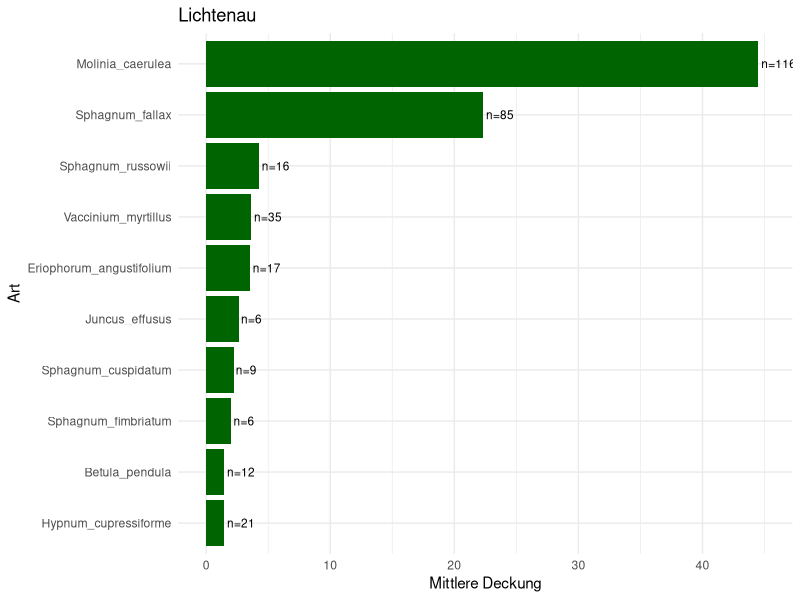
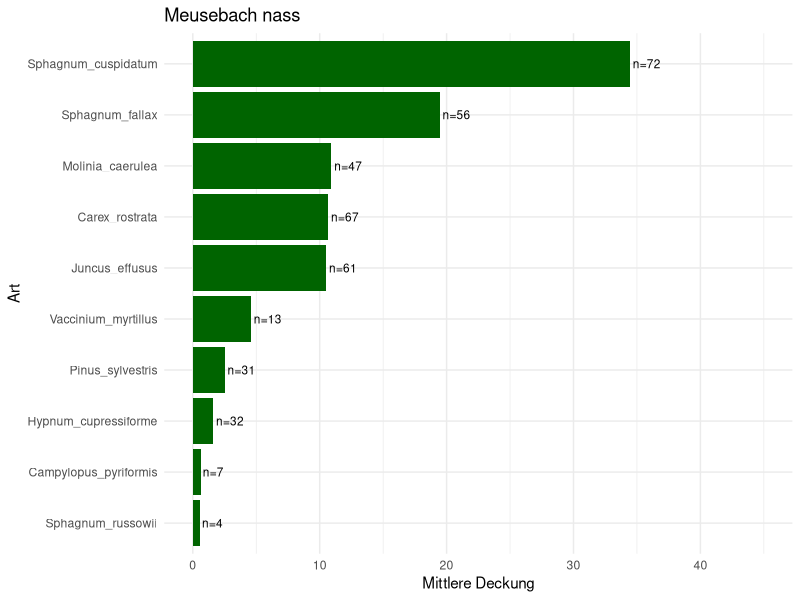
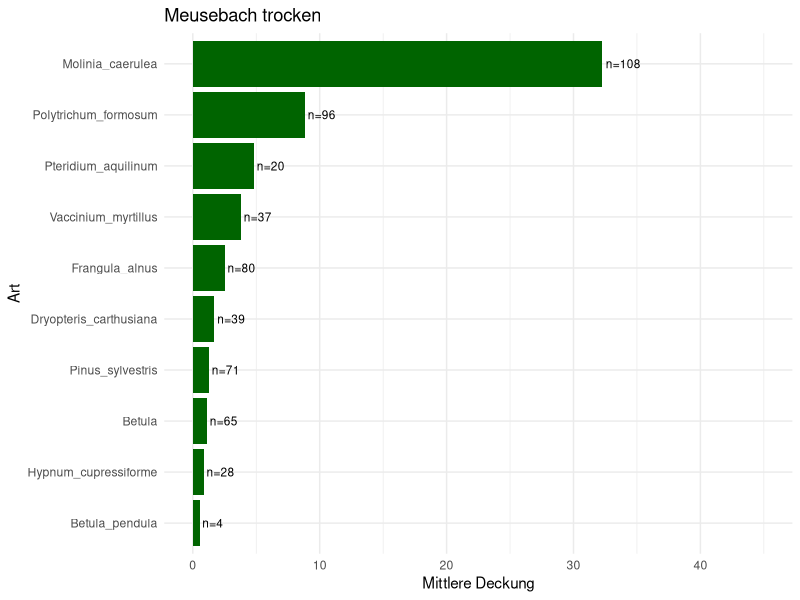

The R script that drew these images, in order: (Note: this script raises an error after producing the figures.)
## ---- chunk 1
library(tidyverse)
library(readxl)
library(writexl)
library(vegan)
library(ggplot2)
## ---- chunk 2
#| label: read data
#| output: true
vegdata <- read.csv("data_sorted_test - Kopie.csv")
str(vegdata)
#spalten anders ordnen
vegdata <- vegdata %>%
  relocate(Transekt, Transektnummer, .after = Name)
str(vegdata)
## ---- chunk 3
#| label: convert to long format
#| output: false

#Umwandeln zu Long format: 0-Werte bleiben erhalten

rownames(vegdata) <- vegdata$Name 
vegdata$Name <- NULL 
ncol(vegdata) 
str(vegdata)
art_cols <- grep("_(TL|HL|ML|SL)$", names(vegdata), value = TRUE)
veg_long <- vegdata %>%
  rownames_to_column("Name") %>%
  pivot_longer(cols = all_of(art_cols), names_to = "Art_full", values_to = "Deckung") %>% 
  tidyr::separate(Art_full, into = c("Art", "Schicht"), sep = "_(?=[A-Z]{1,2}$)")
#sep trennt die Schicht sauber ab, da Arten als Gattung_Epitheton_Schicht vorliegen
str(veg_long)
## ---- chunk 4
#| label: create subsets

#subsets für jede fläche machen
Lic_subset <- subset(veg_long, site == "Lic")
MN_subset <- subset(veg_long, site =="Meu_nass")
MT_subset <- subset(veg_long, site =="Meu_trock")

## ---- chunk 5
#mittlere Deckungen
p1 <- Lic_subset %>%
  group_by(Art) %>%
  summarise(
    mean_deckung = mean(Deckung, na.rm = TRUE),
    n = sum(Deckung > 0)
  ) %>%
  arrange(desc(mean_deckung)) %>%
  slice_head(n = 10) %>%
  ggplot(aes(x = reorder(Art, mean_deckung), y = mean_deckung)) +
  geom_col(fill = "darkgreen") +
  geom_text(aes(label = paste0("n=", n)),
            hjust = -0.1, size = 3) +
  coord_flip() +
  scale_y_continuous(limits = c(0, 45))+
  labs(
    x = "Art",
    y = "Mittlere Deckung",
    title = "Lichtenau"
  ) +
  theme_minimal()

p2 <- MN_subset %>%
  group_by(Art) %>%
  summarise(
    mean_deckung = mean(Deckung, na.rm = TRUE),
    n = sum(Deckung > 0)
  ) %>%
  arrange(desc(mean_deckung)) %>%
  slice_head(n = 10) %>%
  ggplot(aes(x = reorder(Art, mean_deckung), y = mean_deckung)) +
  geom_col(fill = "darkgreen") +
  geom_text(aes(label = paste0("n=", n)),
            hjust = -0.1, size = 3) +
  coord_flip() +
  scale_y_continuous(limits = c(0, 45))+
  labs(
    x = "Art",
    y = "Mittlere Deckung",
    title = "Meusebach nass"
  ) +
  theme_minimal()

p3 <- MT_subset %>%
  group_by(Art) %>%
  summarise(
    mean_deckung = mean(Deckung, na.rm = TRUE),
    n = sum(Deckung > 0)
  ) %>%
  arrange(desc(mean_deckung)) %>%
  slice_head(n = 10) %>%
  ggplot(aes(x = reorder(Art, mean_deckung), y = mean_deckung)) +
  geom_col(fill = "darkgreen") +
  geom_text(aes(label = paste0("n=", n)),
            hjust = -0.1, size = 3) +
  coord_flip() +
  scale_y_continuous(limits = c(0, 45))+
  labs(
    x = "Art",
    y = "Mittlere Deckung",
    title = "Meusebach trocken"
  ) +
  theme_minimal()

p_all <- (p1/p2/p3)+plot_annotation(
    title = "Top 10 Arten nach mittlerer Deckung",
    theme = theme(plot.title = element_text(size = 18, face = "bold", hjust = 0.5)))
ggsave("top10_deckung.png", p_all,
       width = 14, height = 6, dpi = 300)

## ---- chunk 6
layer_deckung <- veg_long %>%
  group_by(site, Schicht) %>%
  summarise(Deckung = mean(Deckung, na.rm = TRUE), .groups = "drop") %>%
  group_by(site) %>%
  mutate(prop = Deckung / sum(Deckung))
str(layer_deckung)

layer_deckung$Schicht <- factor(
  layer_deckung$Schicht,
  levels = c("TL", "SL", "HL", "ML")
)
  
ggplot(layer_deckung, aes(x = site, y = prop, fill = Schicht)) +
  geom_col() +
  labs(y = "Anteil der Deckung", x = NULL) +
  theme_minimal()
## ---- chunk 7
# Zeigerwerte von GBIF
zeigerwerte <- read.table("dwca-zeigerwerte-v1.2/ellenberg.txt",sep = "\t", header = TRUE)
zeigerwerte <- zeigerwerte %>%
  rename(gbif_name = id)
# Liste meiner Arten, Artnamen für GBIF-Artnamen angepasst
mapping <- read_xlsx("artenliste_mapping.xlsx")

# Tabellen zusammenführen
zeiger_mapped <- zeigerwerte %>%
  inner_join(mapping, by = "gbif_name") %>%
  select(gbif_name, my_name, light, temperature, continental, wetness, alkalinity, nitrogen, salinity)

# Tabelle aufräumen
zeiger_mapped <- zeiger_mapped %>%
  mutate(across(
    c(light, temperature, continental, wetness, alkalinity, nitrogen, salinity),
    ~ str_remove_all(.x, "[~()xX=]") %>%
      as.numeric()
  ))
zeiger_mapped <- zeiger_mapped %>%
  rename(Art = my_name)
zeiger_mapped <- zeiger_mapped %>%
  select(-gbif_name)
## ---- chunk 8
#gewichtete zeigerwerte berechnen
combined_data <- left_join(veg_long, zeiger_mapped, by = "Art")
str(combined_data)

weighted_values <- combined_data %>%
  group_by(plot.ID, Name, site, Transekt, Transektnummer) %>%
  summarise(
    Weighted_light = sum(Deckung * light, na.rm = TRUE) / sum(Deckung, na.rm = TRUE),
    Weighted_temperature = sum(Deckung * temperature, na.rm = TRUE) / sum(Deckung, na.rm = TRUE),
    Weighted_wetness = sum(Deckung * wetness, na.rm = TRUE) / sum(Deckung, na.rm = TRUE),
    Weighted_nitrogen = sum(Deckung * nitrogen, na.rm = TRUE) / sum(Deckung, na.rm = TRUE),
    Weighted_continental = sum(Deckung * continental, na.rm = TRUE) / sum(Deckung, na.rm = TRUE),
    Weighted_alkalinity = sum(Deckung * alkalinity, na.rm = TRUE) / sum(Deckung, na.rm = TRUE),
    Weighted_salinity = sum(Deckung * salinity, na.rm = TRUE) / sum(Deckung, na.rm = TRUE),
    .groups = "drop"
  )

#write_xlsx(weighted_values, "Zeigerwerte_gewichtet.xlsx")
## ---- chunk 9
####species richness, Shannon Index, relative Häufigkeit und species evenness bestimmen####

#anlegen einer Vegetationsmatrix
comm_matrix <- veg_long %>%
  group_by(plot.ID, Art) %>%
  summarise(Deckung = sum(Deckung), .groups = "drop") %>%
  tidyr::pivot_wider(
    names_from = Art,
    values_from = Deckung,
    values_fill = 0
  ) %>%
  tibble::column_to_rownames("plot.ID")
str(comm_matrix)

#berechnen von species richness, shannon Index, relativer Häufigkeit und Evenness

species_richness <- specnumber(comm_matrix)
shannon_index <- diversity(comm_matrix, index = "shannon")
relative_freq <- decostand(comm_matrix, method = "total")
species_evenness <- shannon_index / log(specnumber(comm_matrix))

# Ergebnisse in ein Dataframe packen:

results <- data.frame(
  Plot = rownames(comm_matrix),
  Richness = species_richness,
  Shannon = shannon_index,
  Evenness = species_evenness
)

print(results)

#als Excel speichern
write_xlsx(results, "Ergebnisse_species_richness.xlsx")
